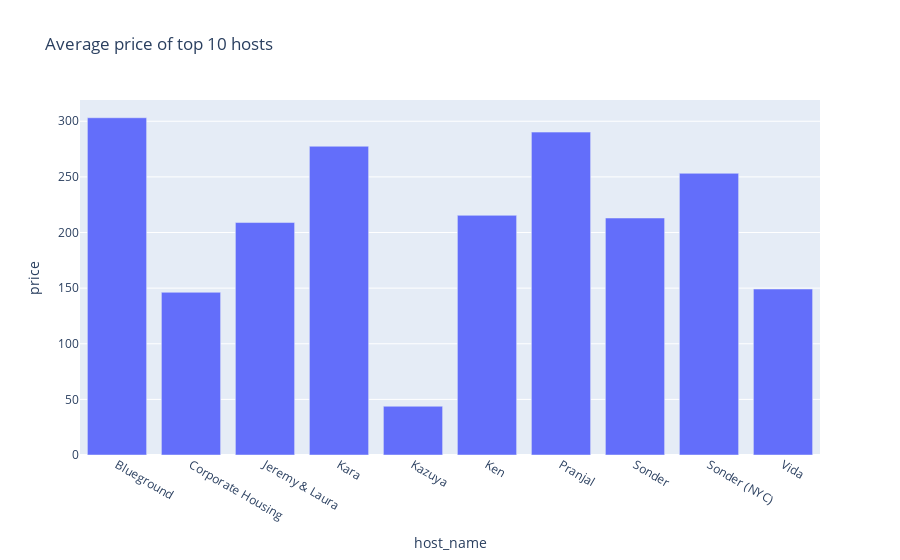

This figure's notebook cell:
### Code cell
px.bar(df_hostnameaverage, x = 'host_name', y = 'price', title = 'Average price of top 10 hosts')

### Figure 1 — Plotly figure (JSON) as saved in the notebook; plotly's stock layout.template omitted (floating-point values rounded to 4 significant figures)
{"data": [{"alignmentgroup": "True", "hovertemplate": "host_name=%{x}<br>price=%{y}<extra></extra>", "legendgroup": "", "marker": {"color": "#636efa", "pattern": {"shape": ""}}, "name": "", "offsetgroup": "", "orientation": "v", "showlegend": false, "textposition": "auto", "type": "bar", "x": ["Blueground", "Corporate Housing", "Jeremy & Laura", "Kara", "Kazuya", "Ken", "Pranjal", "Sonder", "Sonder (NYC)", "Vida"], "xaxis": "x", "y": [303.2, 146.2, 209.0, 277.5, 43.83, 215.4, 290.2, 213.0, 253.2, 149.2], "yaxis": "y"}], "layout": {"barmode": "relative", "legend": {"tracegroupgap": 0}, "title": {"text": "Average price of top 10 hosts"}, "xaxis": {"anchor": "y", "domain": [0, 1], "title": {"text": "host_name"}}, "yaxis": {"anchor": "x", "domain": [0, 1], "title": {"text": "price"}}}}
